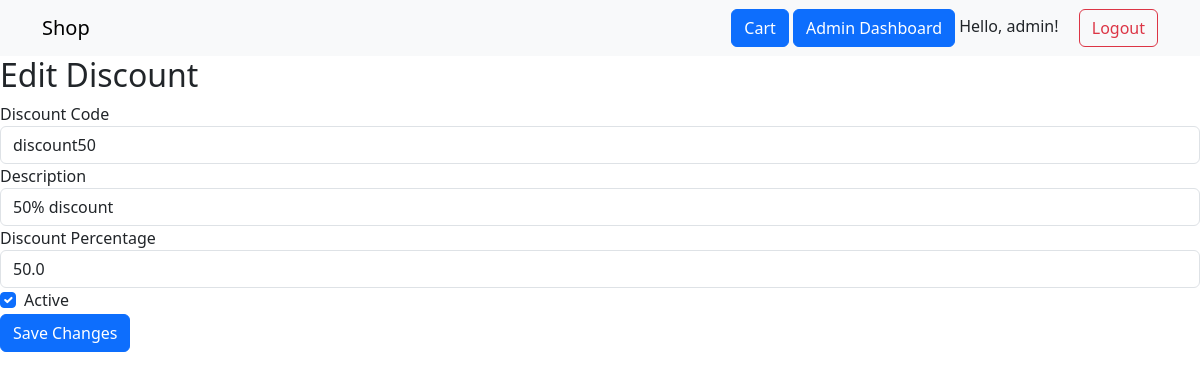
The page /admin/discounts/edit/1 (signed in) on the database its author committed.
### app/models.py (models this page shows, shortened)
class User(db.Model, UserMixin):
    id = db.Column(db.Integer, primary_key=True)
    username = db.Column(db.String(80), unique=True, nullable=False)
    email = db.Column(db.String(120), unique=True, nullable=False)
    password = db.Column(db.String(200), nullable=False)
    is_admin = db.Column(db.Boolean, default=False)
    orders = db.relationship('Order', backref='user', lazy=True)

class DiscountCode(db.Model):
    id = db.Column(db.Integer, primary_key=True)
    code = db.Column(db.String(20), unique=True, nullable=False)
    description = db.Column(db.String(200))
    percentage = db.Column(db.Float, nullable=False)
    is_active = db.Column(db.Boolean, default=True)

### app/routes/admin_routes.py (the view, shortened to what this page needs)
@bp.route('/discounts/edit/<int:id>', methods=['GET', 'POST'])
@login_required
def edit_discount(id):
    discount = DiscountCode.query.get_or_404(id)
    return render_template('admin/edit_discount.html', discount=discount)

### app/models.py (called while the page is built)
@login_manager.user_loader
def load_user(user_id):
    return User.query.get(int(user_id))

### app/templates/admin/edit_discount.html
{% extends 'layout.html' %}
{% block content %}
  <h2>Edit Discount</h2>
  <form action="{{ url_for('admin.edit_discount', id=discount.id) }}" method="POST">
    <div class="form-group">
      <label for="code">Discount Code</label>
      <input type="text" class="form-control" id="code" name="code" value="{{ discount.code }}" required>
    </div>
    <div class="form-group">
      <label for="description">Description</label>
      <input type="text" class="form-control" id="description" name="description" value="{{ discount.description }}" required>
    </div>
    <div class="form-group">
      <label for="percentage">Discount Percentage</label>
      <input type="number" class="form-control" id="percentage" name="percentage" value="{{ discount.percentage }}" min="0" max="100" step="0.01" required>
    </div>
    <div class="form-group form-check">
      <input type="checkbox" class="form-check-input" id="active" name="active" {% if discount.is_active %} checked {% endif %}>
      <label class="form-check-label" for="active">Active</label>
    </div>
    <button type="submit" class="btn btn-primary">Save Changes</button>
  </form>
{% endblock %}

### app/templates/layout.html (shortened to what this page needs)
<!DOCTYPE html>
<html lang="en">
<head>
    <link rel="stylesheet" href="https://cdn.jsdelivr.net/npm/bootstrap@5.3.0/dist/css/bootstrap.min.css">
</head>
<body>
<nav class="navbar navbar-expand-lg navbar-light bg-light">
    <div class="container">
        <a class="navbar-brand" href="/">Shop</a>
        <div class="ms-auto">
            <a href="{{ url_for('cart.view_cart') }}" class="btn btn-primary">Cart</a>
            {% if current_user.is_authenticated and current_user.is_admin %}
                <a href="{{ url_for('admin.dashboard') }}" class="btn btn-primary">Admin Dashboard</a>
            {% endif %}
            {% if current_user.is_authenticated %}
                <span class="me-3">Hello, {{ current_user.username }}!</span>
                <a href="{{ url_for('auth.logout') }}" class="btn btn-outline-danger">Logout</a>
            {% else %}
                <a href="{{ url_for('auth.login') }}" class="btn btn-outline-primary me-2">Login</a>
                <a href="{{ url_for('auth.register') }}" class="btn btn-primary">Register</a>
            {% endif %}
        </div>
    </div>
</nav>
<main>
    {% block content %}{% endblock %}
</main>
</body>
</html>

### rows shown on the page
User: username "admin"
DiscountCode: code "discount50", description "50% discount", percentage "50.0", is_active "☑"
